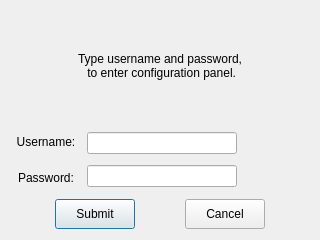
<?xml version="1.0" encoding="UTF-8"?>
<ui version="4.0">
 <class>ConfigLogin</class>
 <widget class="QDialog" name="ConfigLogin">
  <property name="geometry">
   <rect>
    <x>0</x>
    <y>0</y>
    <width>320</width>
    <height>240</height>
   </rect>
  </property>
  <property name="windowTitle">
   <string>Dialog</string>
  </property>
  <layout class="QVBoxLayout" name="verticalLayout">
   <item>
    <widget class="QLabel" name="introLabel">
     <property name="text">
      <string>Type username and password,
 to enter configuration panel.</string>
     </property>
     <property name="alignment">
      <set>Qt::AlignCenter</set>
     </property>
     <property name="wordWrap">
      <bool>false</bool>
     </property>
    </widget>
   </item>
   <item>
    <layout class="QHBoxLayout" name="horizontalLayout">
     <item>
      <layout class="QVBoxLayout" name="verticalLayout_2">
       <item>
        <widget class="QLabel" name="usernameLabel">
         <property name="minimumSize">
          <size>
           <width>70</width>
           <height>30</height>
          </size>
         </property>
         <property name="text">
          <string>Username:</string>
         </property>
         <property name="alignment">
          <set>Qt::AlignCenter</set>
         </property>
        </widget>
       </item>
       <item>
        <widget class="QLabel" name="passwordLabel">
         <property name="minimumSize">
          <size>
           <width>70</width>
           <height>30</height>
          </size>
         </property>
         <property name="text">
          <string>Password:</string>
         </property>
         <property name="alignment">
          <set>Qt::AlignCenter</set>
         </property>
        </widget>
       </item>
      </layout>
     </item>
     <item>
      <layout class="QVBoxLayout" name="verticalLayout_3">
       <item>
        <widget class="QLineEdit" name="usernameLineEdit">
         <property name="minimumSize">
          <size>
           <width>150</width>
           <height>0</height>
          </size>
         </property>
        </widget>
       </item>
       <item>
        <widget class="QLineEdit" name="passwordLineEdit">
         <property name="minimumSize">
          <size>
           <width>150</width>
           <height>0</height>
          </size>
         </property>
        </widget>
       </item>
      </layout>
     </item>
     <item>
      <spacer name="horizontalSpacer">
       <property name="orientation">
        <enum>Qt::Horizontal</enum>
       </property>
       <property name="sizeHint" stdset="0">
        <size>
         <width>20</width>
         <height>20</height>
        </size>
       </property>
      </spacer>
     </item>
    </layout>
   </item>
   <item>
    <layout class="QHBoxLayout" name="horizontalLayout_2">
     <item>
      <spacer name="horizontalSpacer_3">
       <property name="orientation">
        <enum>Qt::Horizontal</enum>
       </property>
       <property name="sizeHint" stdset="0">
        <size>
         <width>40</width>
         <height>20</height>
        </size>
       </property>
      </spacer>
     </item>
     <item>
      <widget class="QPushButton" name="submitButton">
       <property name="minimumSize">
        <size>
         <width>0</width>
         <height>30</height>
        </size>
       </property>
       <property name="text">
        <string>Submit</string>
       </property>
      </widget>
     </item>
     <item>
      <spacer name="horizontalSpacer_2">
       <property name="orientation">
        <enum>Qt::Horizontal</enum>
       </property>
       <property name="sizeHint" stdset="0">
        <size>
         <width>20</width>
         <height>20</height>
        </size>
       </property>
      </spacer>
     </item>
     <item>
      <widget class="QPushButton" name="cancelButton">
       <property name="minimumSize">
        <size>
         <width>0</width>
         <height>30</height>
        </size>
       </property>
       <property name="text">
        <string>Cancel</string>
       </property>
      </widget>
     </item>
     <item>
      <spacer name="horizontalSpacer_4">
       <property name="orientation">
        <enum>Qt::Horizontal</enum>
       </property>
       <property name="sizeHint" stdset="0">
        <size>
         <width>40</width>
         <height>20</height>
        </size>
       </property>
      </spacer>
     </item>
    </layout>
   </item>
  </layout>
 </widget>
 <resources/>
 <connections/>
</ui>
